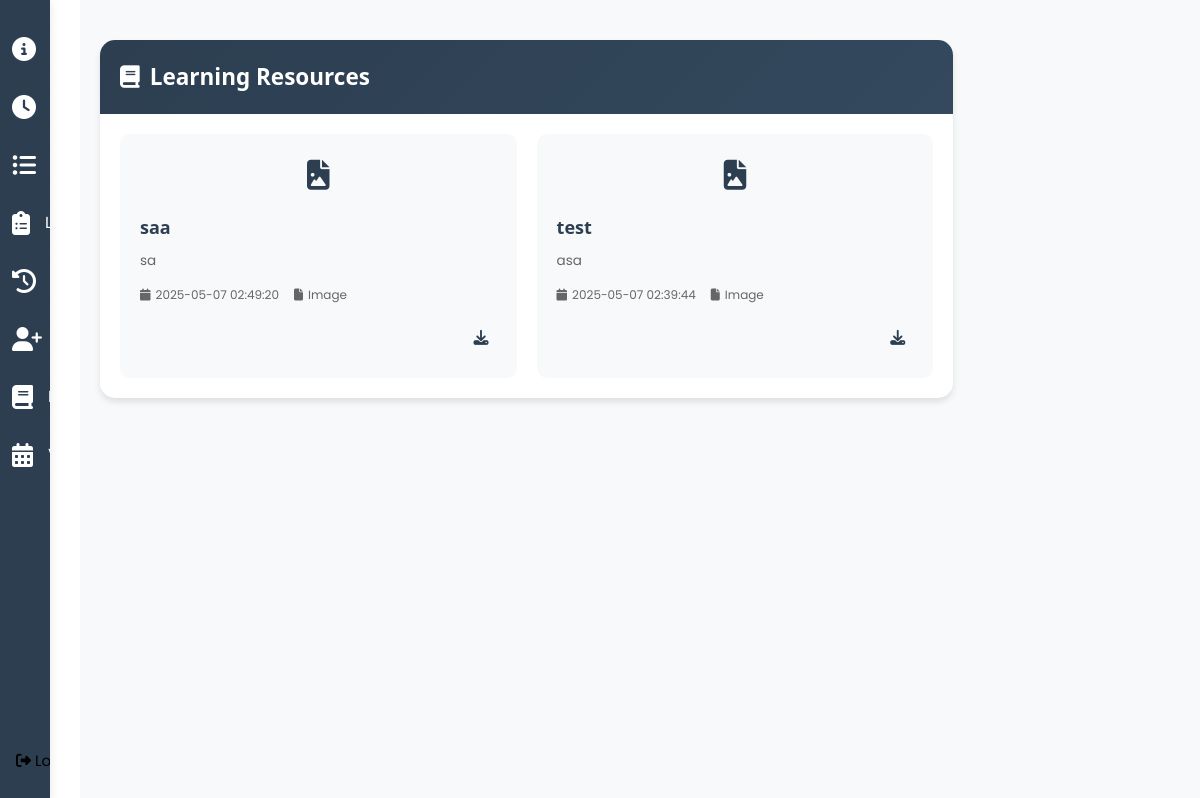
The app's page /resources (signed in), older data.
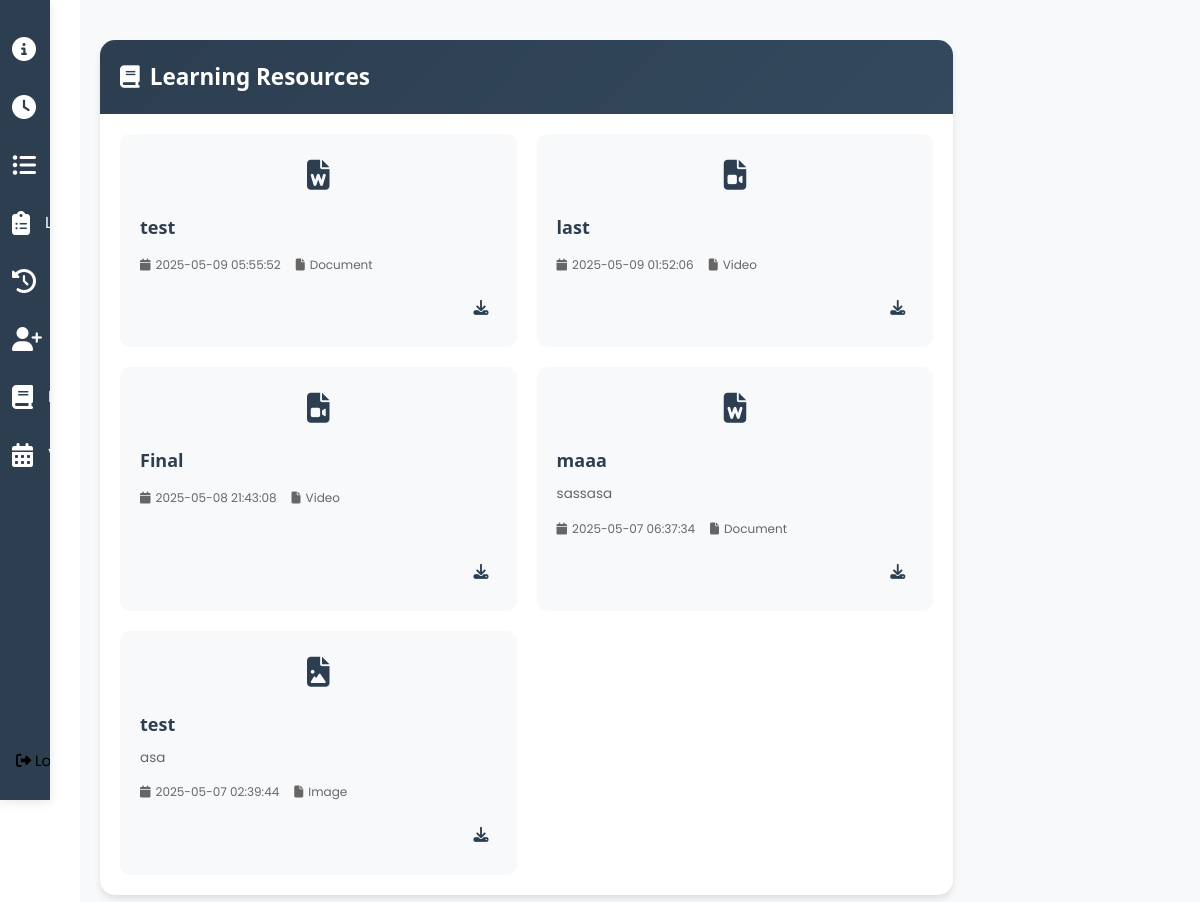
The same page, newer data.
### tables this page shows
CREATE TABLE resources (
                id INTEGER PRIMARY KEY AUTOINCREMENT,
                title TEXT NOT NULL,
                description TEXT,
                filename TEXT NOT NULL,
                file_type TEXT NOT NULL,
                date_uploaded DATETIME DEFAULT CURRENT_TIMESTAMP
            );

### app.py (the view)
@app.route('/resources')
def resources():
    if 'user_id' not in session:
        flash('Please log in first.', 'error')
        return redirect(url_for('login'))
    try:
        resources = dbhelper.get_resources()
        print("DEBUG: resources fetched for student:", resources)  # Debug print
        return render_template('resources.html', resources=resources)
    except Exception as e:
        print(f"Error: {e}")
        flash('Error loading resources', 'error')
        return redirect(url_for('resources'))

### dbhelper.py (called while the page is built)
def get_db_connection():
    conn = sqlite3.connect(DATABASE)
    conn.row_factory = sqlite3.Row
    return conn

def get_resources():
    try:
        conn = get_db_connection()
        cursor = conn.cursor()
        cursor.execute('''
            SELECT * FROM resources
            ORDER BY date_uploaded DESC
        ''')
        resources = cursor.fetchall()
        conn.close()
        return resources
    except Exception as e:
        print(f"Error getting resources: {e}")
        return []

### templates/resources.html (shortened to what this page needs)
{% extends "dashboard.html" %}
{% block content %}
<div class="container-fluid" style="width: 79%;">
    <div class="row">
        <div class="col-12">
            <div class="resources-card" style="width: 100%;">
                <div class="resources-header">
                    <h2 style="color: white;"><i class="fas fa-book"></i> Learning Resources</h2>
                </div>
                <div class="resources-content">
                    <div class="resources-grid">
                        {% if resources %}
                            {% for resource in resources %}
                                <div class="resource-item">
                                    <div class="resource-icon">
                                        {% if resource.file_type == 'pdf' %}
                                            <i class="fas fa-file-pdf"></i>
                                        {% elif resource.file_type == 'document' %}
                                            <i class="fas fa-file-word"></i>
                                        {% elif resource.file_type == 'image' %}
                                            <i class="fas fa-file-image"></i>
                                        {% elif resource.file_type == 'video' %}
                                            <i class="fas fa-file-video"></i>
                                        {% else %}
                                            <i class="fas fa-file"></i>
                                        {% endif %}
                                    </div>
                                    <div class="resource-info">
                                        <h3>{{ resource.title }}</h3>
                                        <p>{{ resource.description }}</p>
                                        <div class="resource-meta">
                                            <span><i class="fas fa-calendar"></i> {{ resource.date_uploaded }}</span>
                                            <span><i class="fas fa-file"></i> {{ resource.file_type|title }}</span>
                                        </div>
                                    </div>
                                    <div class="resource-actions">
                                        <a href="{{ url_for('download_resource', filename=resource.filename) }}" class="action-btn download">
                                            <i class="fas fa-download"></i>
                                        </a>
                                    </div>
                                </div>
                            {% endfor %}
                        {% else %}
                            <div class="empty-state">
                                <i class="fas fa-book-open"></i>
                                <h3>No Resources Available</h3>
                                <p>Upload learning materials to get started.</p>
                            </div>
                        {% endif %}
                    </div>
                </div>
            </div>
        </div>
    </div>
</div>
{% endblock %}  -->

Row changes from the older to the newer data that the page shows:
removed resources: title "saa", description "sa", date_uploaded "2025-05-07 02:49:20", file_type "Image"
added resources: title "test", date_uploaded "2025-05-09 05:55:52", file_type "Document"
added resources: title "last", date_uploaded "2025-05-09 01:52:06", file_type "Video"
added resources: title "Final", date_uploaded "2025-05-08 21:43:08", file_type "Video"
added resources: title "maaa", description "sassasa", date_uploaded "2025-05-07 06:37:34", file_type "Document"
